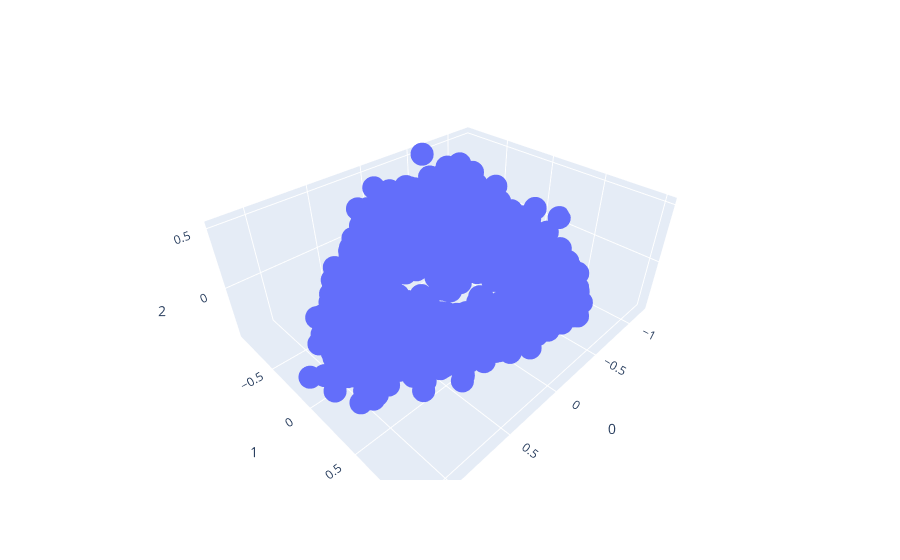

Notebook cell for this chart:
### Code cell
# PCA projection of the activity of the grid cells in 3D

pca3D = PCA(n_components=3)
pca3D.fit(activity.T)

embedding = pca3D.transform(activity.T)

print(embedding.shape)

# from mpl_toolkits.mplot3d import Axes3D

# fig = plt.figure()
# ax = fig.add_subplot(111, projection='3d')

# ax.scatter(embedding[:, 0], embedding[:, 1], embedding[:, 2], s=10)
# ax.set_aspect('equal', 'datalim')
# plt.title('PCA projection of the activity of the grid cells', fontsize=12)

# plt.show()

# Make interactive 3D plot for notebook
import plotly.express as px
fig = px.scatter_3d(embedding, x=0, y=1, z=2)
fig.show()

### Figure 1 — Plotly figure (JSON) as saved in the notebook; plotly's stock layout.template omitted (floating-point values rounded to 4 significant figures; data arrays with more than 128 entries replaced by an {"elided": "..."} marker saying what was removed)
{"data": [{"hovertemplate": "0=%{x}<br>1=%{y}<br>2=%{z}<extra></extra>", "legendgroup": "", "marker": {"color": "#636efa", "symbol": "circle"}, "mode": "markers", "name": "", "scene": "scene", "showlegend": false, "type": "scatter3d", "x": {"elided": "2000 float values"}, "y": {"elided": "2000 float values"}, "z": {"elided": "2000 float values"}}], "layout": {"legend": {"tracegroupgap": 0}, "margin": {"t": 60}, "scene": {"domain": {"x": [0, 1], "y": [0, 1]}, "xaxis": {"title": {"text": "0"}}, "yaxis": {"title": {"text": "1"}}, "zaxis": {"title": {"text": "2"}}}}}
